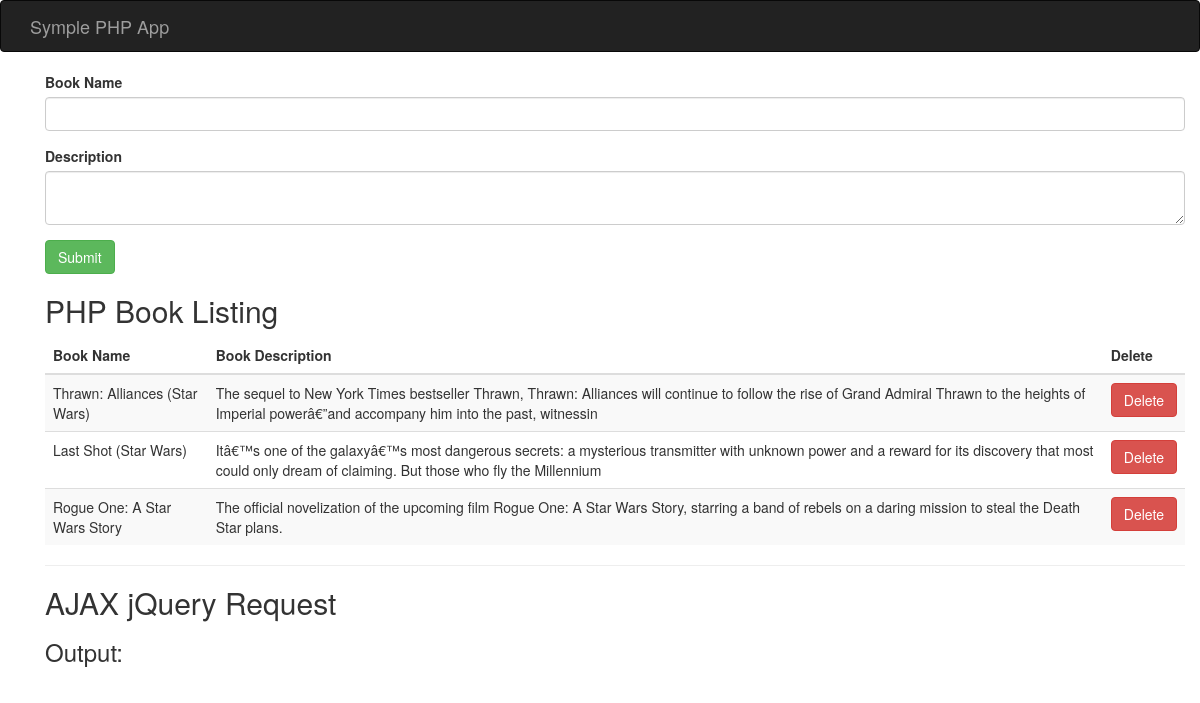
The page / on the database its author committed.
### tables this page shows
CREATE TABLE `books` (
  `id` int(11) NOT NULL AUTO_INCREMENT,
  `book_name` varchar(55) NOT NULL,
  `book_description` varchar(200) DEFAULT NULL,
  PRIMARY KEY (`id`)
);

### model/book.php (called while the page is built, shortened)
<?php
    include 'db.php';
    class Book {
        function getBooks(){
            global $dbh;
            $query = 'SELECT * FROM books';
            $result = $dbh->query($query);
            $result = $result->fetchAll();
            return $result;
        }
    }
?>

### view/book_view.php (the view, shortened to what this page needs)
<html><body>
<div class="container">
    <form method="POST" action="../controller/index.php" enctype="multipart/form-data">
        <div class="form-group">
            <label>Book Name</label>
            <input type="text" name="book_name" class="form-control" required>
        </div>
        <div class="form-group">
            <label for="book_description">Description</label>
            <textarea name="book_description" class="form-control" required></textarea>
        </div>
        <input class="btn btn-success" type="submit" value="Submit"/>
    </form>
    <div id="output-container">
    <h2>PHP Book Listing</h2>
    <table class="table table-striped">
        <thead>
            <tr>
                <th>Book Name</th>
                <th>Book Description</th>
                <th>Delete</th>
            </tr>
        </thead>
        <tbody>
            <?php foreach ($books as $b) : ?>
            <tr>
                <td><?= $b['book_name'] ?></td>
                <td><?= $b['book_description'] ?></td>
                <td>
                    <form action="." method="post">
                        <input type="submit" class="btn btn-danger" value="Delete">
                    </form>
                </td>
            </tr>
            <?php endforeach ?>
        </tbody>
    </table>
</div>
<hr>
  <h2> AJAX jQuery Request </h2>
  <h3>Output: </h3>
</div>
</body>
</html>

### view/header_view.php (shortened to what this page needs)
<!doctype html>
<html lang="en">
<head>
    <link rel="stylesheet" href="https://maxcdn.bootstrapcdn.com/bootstrap/3.3.6/css/bootstrap.min.css" type="text/css" />
</head>
<body>
    <div id="nav" class="navbar navbar-inverse navbar-fixedtop" role="navigation">
        <div class="container">
            <div class="navbar-header">
                <a class="navbar-brand" href=".?action=">Symple PHP App</a>
            </div>
        </div>
    </div>
    <div class="container">

### index.php
<?php
    require_once('model/book.php');
    $rootDir = $_SERVER['DOCUMENT_ROOT'];
    $action = (isset($_REQUEST['action'])) ? $_REQUEST['action'] : '';
    include $rootDir.'/view/header_view.php';
    switch($action) {
        default:
            $book_model = new Book();
            $books = $book_model->getBooks();
            include 'view/book_view.php';
            break;
    }
include $rootDir.'/view/footer_view.php';
?>

### view/footer_view.php (shortened to what this page needs)
    </div>
</body>
</html>

### rows shown on the page
books: book_name "Thrawn: Alliances (Star Wars)", book_description "The sequel to New York Times bestseller Thrawn, Thrawn: Alliances will continue to follow the rise of Grand Admiral Thrawn to the heights of Imperial powerâ€”and accompany him into the past, witnessin"
books: book_name "Last Shot (Star Wars)", book_description "Itâ€™s one of the galaxyâ€™s most dangerous secrets: a mysterious transmitter with unknown power and a reward for its discovery that most could only dream of claiming. But those who fly the Millennium"
books: book_name "Rogue One: A Star Wars Story", book_description "The official novelization of the upcoming film Rogue One: A Star Wars Story, starring a band of rebels on a daring mission to steal the Death Star plans."
